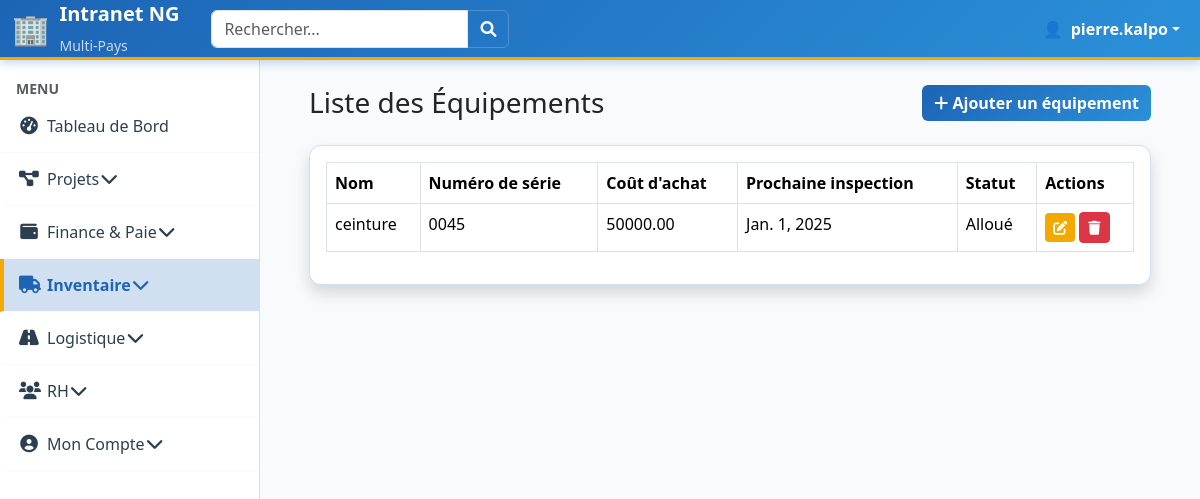
The app's page /inventaire/equipements/ (signed in) with its own data.
### users/models.py (models this page shows, shortened)
class CustomUser(AbstractUser):
    phone_number = models.CharField(
        max_length=20, blank=True, null=True, verbose_name="Numéro de téléphone"
    )
    salaire_mensuel_base = models.DecimalField(
        max_digits=10, decimal_places=2, default=Decimal("0.00"), verbose_name=_("Salaire Mensuel de Base")
    )
    statut_actuel = models.CharField(
        max_length=20,
        choices=EMPLOYEE_STATUS_CHOICES,
        default="ACTIF",
        verbose_name=_("Statut actuel"),
    )
    class Meta:
        verbose_name = "Employé"
        verbose_name_plural = "Employés"
    def is_team_lead_user(self):
        return self.groups.filter(name__iexact="Team_Lead").exists()
    def is_coordinator_user(self):
        user_roles = {r.lower() for r in self.get_active_role_names()}
        return (
            "coordinateur de projet" in user_roles or "coordinateur_de_projet" in user_roles
        )
    def is_field_team_user(self):
        user_roles = {r.lower() for r in self.get_active_role_names()}
        return "field team" in user_roles or "field_team" in user_roles
    @property
    def is_cm(self):
        user_roles = {r.lower() for r in self.get_active_role_names()}
        return "country manager" in user_roles or "country_manager" in user_roles
    @property
    def is_coordinator(self):
        return self.is_coordinator_user()
    @property
    def is_field_team(self):
        return self.is_field_team_user()
    @property
    def is_team_lead(self):
        return self.is_team_lead_user()
    @property
    def active_country_ids(self):
        if not self.is_authenticated:
            return []
        return list(
            self.assignments.filter(is_active=True, country__is_active=True)
            .values_list("country_id", flat=True)
            .distinct()
        )
    def get_active_role_names(self):
        if not self.is_authenticated:
            return set()
        return set(
            self.assignments.filter(
                is_active=True, country__is_active=True
            ).values_list("role__name", flat=True)
        )

### inventaire/models.py (models this page shows, shortened)
class Equipement(models.Model):
    STATUT_CHOICES = (
        ("EN_STOCK", _("En stock")),
        ("ALLOUE", _("Alloué")),
        ("EN_MAINTENANCE", _("En maintenance")),
        ("HORS_SERVICE", _("Hors service")),
    )
    nom_equipement = models.CharField(max_length=200, verbose_name=_("Nom de l'équipement"))
    numero_serie = models.CharField(max_length=200, unique=True, verbose_name=_("Numéro de série"))
    cout_achat = models.DecimalField(max_digits=10, decimal_places=2, verbose_name=_("Coût d'achat"))
    date_prochaine_inspection = models.DateField(verbose_name=_("Date de prochaine inspection"))
    statut = models.CharField(max_length=20, choices=STATUT_CHOICES, default="EN_STOCK", verbose_name=_("Statut"))
    class Meta:
        verbose_name = _("Équipement")
        verbose_name_plural = _("Équipements")

### inventaire/views.py (the view)
# urls.py: path('equipements/', views.EquipementListView.as_view(), name='equipement_list'),
class EquipementListView(LoginRequiredMixin, ListView):
    model = Equipement
    template_name = 'inventaire/equipement_list.html'
    context_object_name = 'equipements'

### core/context_processors.py (called while the page is built)
def user_countries_processor(request):
    user = request.user
    countries = []
    active_country_ids = []
    if user.is_authenticated:
        active_country_ids = user.active_country_ids
        countries = Country.objects.filter(id__in=active_country_ids)
    return {
        "user_countries": countries,
        "active_country_ids": active_country_ids,  # Cette variable est maintenant toujours définie
    }

### inventaire/templates/inventaire/equipement_list.html (shortened to what this page needs)
{% extends 'core/base.html' %}
{% block content %}
<div class="container-fluid">
    <div class="d-flex justify-content-between align-items-center mb-4">
        <h1 class="h3 mb-0 text-gray-800">Liste des Équipements</h1>
        <a href="{% url 'inventaire:equipement_create' %}" class="btn btn-primary">
            <i class="fas fa-plus"></i> Ajouter un équipement
        </a>
    </div>
    <div class="card shadow mb-4">
        <div class="card-body">
            <div class="table-responsive">
                <table class="table table-bordered" id="dataTable" width="100%" cellspacing="0">
                    <thead>
                        <tr>
                            <th>Nom</th>
                            <th>Numéro de série</th>
                            <th>Coût d'achat</th>
                            <th>Prochaine inspection</th>
                            <th>Statut</th>
                            <th>Actions</th>
                        </tr>
                    </thead>
                    <tbody>
                        {% for equipement in equipements %}
                        <tr>
                            <td>{{ equipement.nom_equipement }}</td>
                            <td>{{ equipement.numero_serie }}</td>
                            <td>{{ equipement.cout_achat }}</td>
                            <td>{{ equipement.date_prochaine_inspection }}</td>
                            <td>{{ equipement.get_statut_display }}</td>
                            <td>
                                <a href="{% url 'inventaire:equipement_update' equipement.pk %}" class="btn btn-warning btn-sm">
                                    <i class="fas fa-edit"></i>
                                </a>
                                <a href="{% url 'inventaire:equipement_delete' equipement.pk %}" class="btn btn-danger btn-sm">
                                    <i class="fas fa-trash"></i>
                                </a>
                            </td>
                        </tr>
                        {% endfor %}
                    </tbody>
                </table>
            </div>
        </div>
    </div>
</div>
{% endblock %}

### core/templates/core/base.html (shortened to what this page needs)
{% load static %}
<!DOCTYPE html>
<html lang="fr">
<head>
    <link href="https://cdn.jsdelivr.net/npm/bootstrap@5.3.3/dist/css/bootstrap.min.css" rel="stylesheet">
    <link rel="stylesheet" href="https://cdnjs.cloudflare.com/ajax/libs/font-awesome/6.0.0-beta3/css/all.min.css">
</head>
<body>
    <nav class="navbar navbar-expand-lg navbar-custom fixed-top">
        <div class="container-fluid">
            <a class="navbar-brand fw-bold d-flex align-items-center" href="{% url 'home' %}">
                <span style="font-size: 1.5em; margin-right: 10px;">🏢</span>
                <div>
                    <div>Intranet NG</div>
                    <small class="opacity-75" style="font-size: 0.7em; font-weight: 400;">Multi-Pays</small>
                </div>
            </a>
            <form class="d-flex ms-3" role="search">
                <div class="input-group">
                    <input class="form-control" type="search" placeholder="Rechercher..." aria-label="Search">
                    <button class="btn btn-outline-light" type="submit" style="border-color: rgba(255,255,255,0.2);">
                        <i class="fas fa-search"></i>
                    </button>
                </div>
            </form>
            <div class="d-flex ms-auto">
                <ul class="navbar-nav">
                    {% if user.is_authenticated %}
                        <li class="nav-item dropdown">
                            <a class="nav-link dropdown-toggle d-flex align-items-center" href="#" role="button" data-bs-toggle="dropdown">
                                <span class="me-2">👤</span>
                                <strong>{{ user.username }}</strong>
                            </a>
                        </li>
                    {% else %}
                        <li class="nav-item">
                            <a class="nav-link" href="{% url 'login' %}">Connexion</a>
                        </li>
                    {% endif %}
                </ul>
            </div>
        </div>
    </nav>
    <div id="sidebar-wrapper">
        <ul class="sidebar-nav list-group list-group-flush">
            <li class="sidebar-item sidebar-title mt-3">
                <span class="text-uppercase text-muted small fw-bold px-3">Menu</span>
            </li>
            <li class="sidebar-item">
                <a class="sidebar-link {% if request.resolver_match.url_name == 'home' %}active{% endif %}" href="{% url 'home' %}">
                    <i class="fas fa-tachometer-alt me-2"></i> Tableau de Bord
                </a>
            </li>
            <li class="sidebar-item">
                <a class="sidebar-link" data-bs-toggle="collapse" href="#projets-collapse" role="button" aria-expanded="false" aria-controls="projets-collapse">
                    <i class="fas fa-project-diagram me-2"></i> Projets <i class="fas fa-chevron-down float-end"></i>
                </a>
            </li>
            {% if is_cm or is_coordinator or user.is_staff %}
            <li class="sidebar-item">
                <a class="sidebar-link {% if 'finance' in request.path %}active{% endif %}" data-bs-toggle="collapse" href="#finance-collapse" role="button" aria-expanded="false" aria-controls="finance-collapse">
                    <i class="fas fa-wallet me-2"></i> Finance & Paie <i class="fas fa-chevron-down float-end"></i>
                </a>
            </li>
            <li class="sidebar-item">
                <a class="sidebar-link {% if 'inventaire' in request.path %}active{% endif %}" data-bs-toggle="collapse" href="#inventaire-collapse" role="button" aria-expanded="false" aria-controls="inventaire-collapse">
                    <i class="fas fa-truck me-2"></i> Inventaire <i class="fas fa-chevron-down float-end"></i>
                </a>
            </li>
            <li class="sidebar-item">
                <a class="sidebar-link {% if 'logistique' in request.path %}active{% endif %}" data-bs-toggle="collapse" href="#logistique-collapse" role="button" aria-expanded="false" aria-controls="logistique-collapse">
                    <i class="fas fa-road me-2"></i> Logistique <i class="fas fa-chevron-down float-end"></i>
                </a>
            </li>
            <li class="sidebar-item">
                <a class="sidebar-link {% if 'rh' in request.path %}active{% endif %}" data-bs-toggle="collapse" href="#rh-collapse" role="button" aria-expanded="false" aria-controls="rh-collapse">
                    <i class="fas fa-users me-2"></i> RH <i class="fas fa-chevron-down float-end"></i>
                </a>
            </li>
            {% endif %}
            <li class="sidebar-item">
                <a class="sidebar-link" data-bs-toggle="collapse" href="#account-collapse" role="button" aria-expanded="false" aria-controls="account-collapse">
                    <i class="fas fa-user-circle me-2"></i> Mon Compte <i class="fas fa-chevron-down float-end"></i>
                </a>
            </li>
        </ul>
    </div>
    <div id="page-content-wrapper">
        <div class="container-fluid">
            <div id="mainContent">
                {% block content %}
                {% endblock %}
            </div>
        </div>
    </div>
</body>
</html>

### core/templates/core/base.html (style rules this page uses)
:root { --header-height: 60px; --sidebar-width: 260px; --primary-blue: #1D64B5; --secondary-blue: #2B90D9; --light-blue: #D1E0F1; --primary-orange: #F4A900; --accent-yellow: #FFD166; --sidebar-active-bg: var(--light-blue); --sidebar-active-text: var(--primary-blue); --content-bg: #f8fafc; --success-color: #27ae60; --warning-color: var(--primary-orange); --danger-color: #e74c3c; }
body { background-color: var(--content-bg); padding-top: var(--header-height); min-height: 100vh; font-family: 'Segoe UI', Tahoma, Geneva, Verdana, sans-serif; margin: 0; }
.navbar-custom { background: linear-gradient(135deg, var(--primary-blue) 0%, var(--secondary-blue) 100%) !important; border-bottom: 3px solid var(--primary-orange); box-shadow: 0 2px 10px rgba(29, 100, 181, 0.3); height: var(--header-height); position: fixed; top: 0; left: 0; right: 0; z-index: 1030; }
.navbar-custom .navbar-brand, .navbar-custom .nav-link { color: white !important; font-weight: 600; }
#sidebar-wrapper { position: fixed; top: var(--header-height); bottom: 0; left: 0; width: var(--sidebar-width); background: white; border-right: 1px solid var(--light-blue); z-index: 1020; overflow-y: auto; transition: transform 0.3s ease; }
.sidebar-link { display: flex; align-items: center; color: #2c3e50; text-decoration: none; font-weight: 500; padding: 14px 20px 14px 15px; border-left: 4px solid transparent; transition: all 0.3s ease; border-bottom: 1px solid #f8f9fa; }
.sidebar-link i { margin-right: 12px; width: 20px; text-align: center; font-size: 1.1em; }
.sidebar-link.active { color: var(--primary-blue) !important; background-color: var(--light-blue) !important; border-left: 4px solid var(--primary-orange) !important; font-weight: 700; }
#page-content-wrapper { margin-left: var(--sidebar-width); width: calc(100% - var(--sidebar-width)); padding: 25px; min-height: calc(100vh - var(--header-height)); background-color: var(--content-bg); transition: all 0.3s ease; margin-top: 0; }
.btn-primary { background: linear-gradient(135deg, var(--primary-blue) 0%, var(--secondary-blue) 100%); border: none; font-weight: 600; }
.btn-warning { background-color: var(--primary-orange); border: none; color: white; font-weight: 600; }
.card { border: none; border-radius: 12px; box-shadow: 0 4px 15px rgba(29, 100, 181, 0.1); transition: all 0.3s ease; border: 1px solid var(--light-blue); }

### records on screen
CustomUser: username "pierre.kalpo"
Equipement: nom_equipement "ceinture", numero_serie "0045", cout_achat "50000.00", date_prochaine_inspection "Jan. 1, 2025", statut "Alloué"
